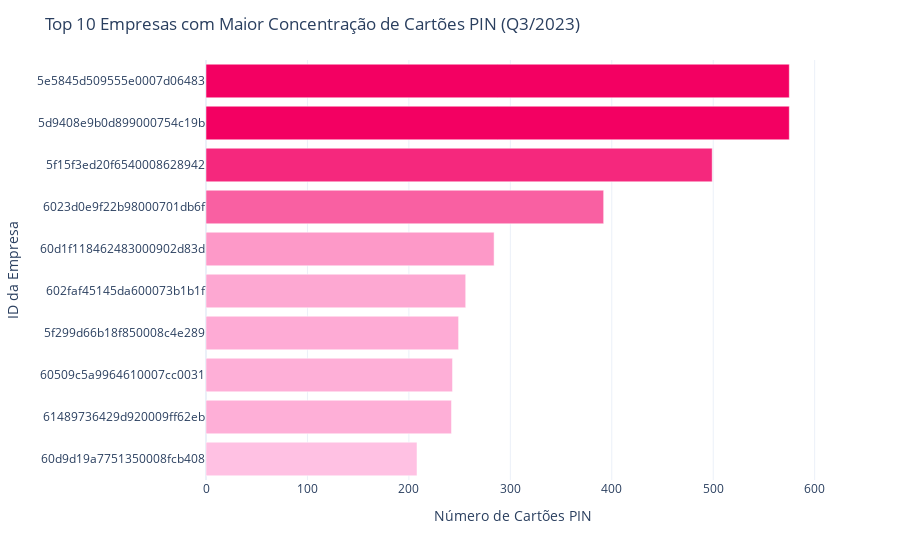

Here is the notebook cell this chart was saved with:
### Markdown cell above
### 6.5. Gráfico de Barras: Top Empresas com maior concentração de PIN

### Code cell
import plotly.express as px
import os

output_dir = 'flash_case/outputs'
os.makedirs(output_dir, exist_ok=True)

top_10_pin_companies = pin_cards_by_company.head(10)

fig = px.bar(
    top_10_pin_companies,
    x='Contagem de Cartões PIN',
    y='Company_ID',
    orientation='h',
    color='Contagem de Cartões PIN',
    color_continuous_scale=['#FFC1E3', '#F30062'],  # gradiente rosa Flash
    hover_data={'Contagem de Cartões PIN': True}
)

fig.update_layout(
    title='Top 10 Empresas com Maior Concentração de Cartões PIN (Q3/2023)',
    xaxis_title='Número de Cartões PIN',
    yaxis_title='ID da Empresa',
    yaxis=dict(autorange="reversed"),
    template='plotly_white',
    coloraxis_showscale=False
)

fig.write_html(os.path.join(output_dir, 'top_companies_pin_flash.html'))
fig.show()

### Figure 1 — Plotly figure (JSON) as saved in the notebook; plotly's stock layout.template omitted (floating-point values rounded to 4 significant figures)
{"data": [{"alignmentgroup": "True", "hovertemplate": "Contagem de Cartões PIN=%{marker.color}<br>Company_ID=%{y}<extra></extra>", "legendgroup": "", "marker": {"color": [575, 575, 499, 392, 284, 256, 249, 243, 242, 208], "coloraxis": "coloraxis", "pattern": {"shape": ""}}, "name": "", "offsetgroup": "", "orientation": "h", "showlegend": false, "textposition": "auto", "type": "bar", "x": [575, 575, 499, 392, 284, 256, 249, 243, 242, 208], "xaxis": "x", "y": ["5e5845d509555e0007d06483", "5d9408e9b0d899000754c19b", "5f15f3ed20f6540008628942", "6023d0e9f22b98000701db6f", "60d1f118462483000902d83d", "602faf45145da600073b1b1f", "5f299d66b18f850008c4e289", "60509c5a9964610007cc0031", "61489736429d920009ff62eb", "60d9d19a7751350008fcb408"], "yaxis": "y"}], "layout": {"barmode": "relative", "coloraxis": {"colorbar": {"title": {"text": "Contagem de Cartões PIN"}}, "colorscale": [[0, "#FFC1E3"], [1, "#F30062"]], "showscale": false}, "legend": {"tracegroupgap": 0}, "margin": {"t": 60}, "title": {"text": "Top 10 Empresas com Maior Concentração de Cartões PIN (Q3/2023)"}, "xaxis": {"anchor": "y", "domain": [0, 1], "title": {"text": "Número de Cartões PIN"}}, "yaxis": {"anchor": "x", "autorange": "reversed", "domain": [0, 1], "title": {"text": "ID da Empresa"}}}}
